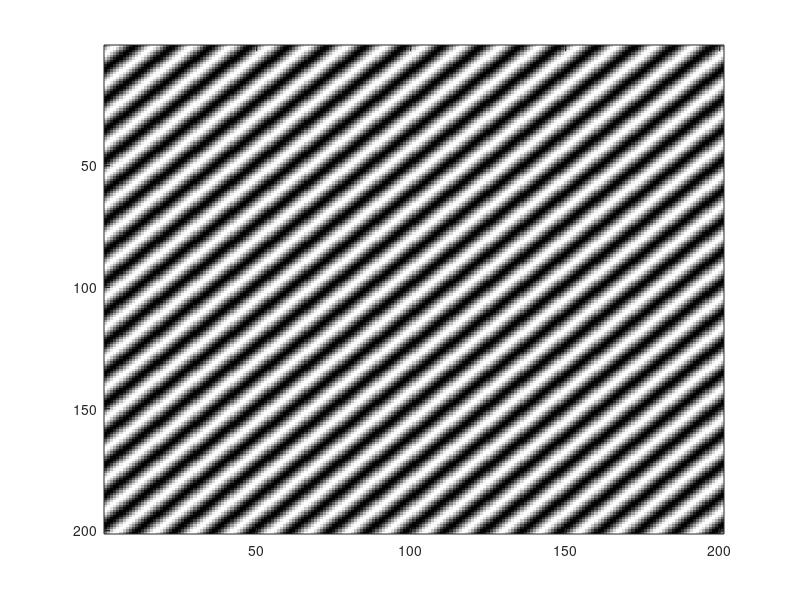
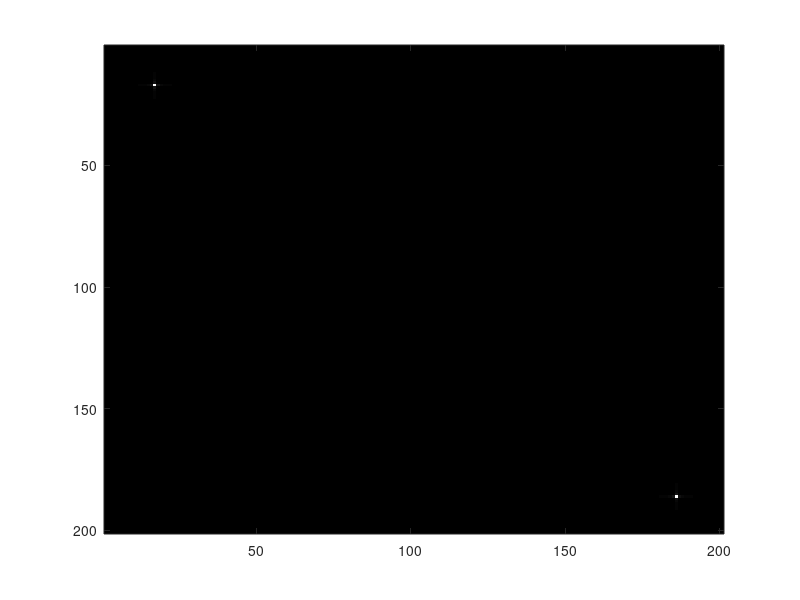
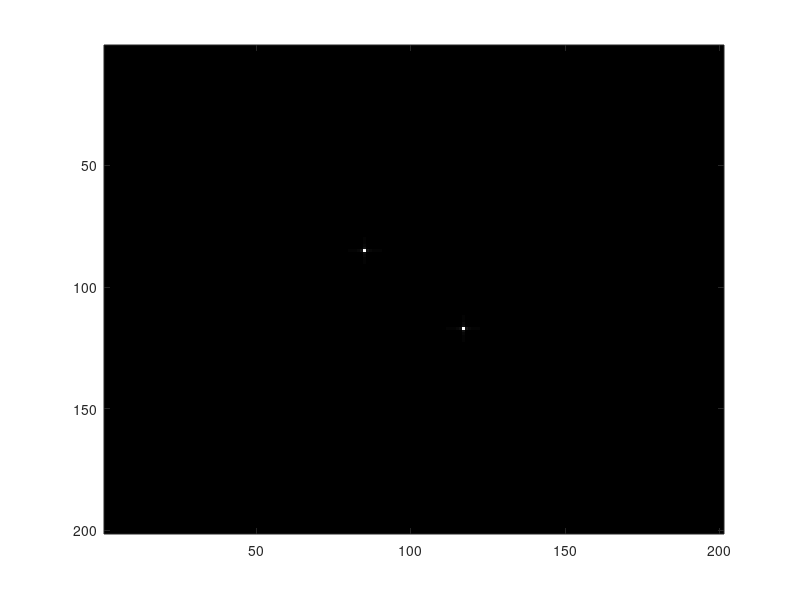
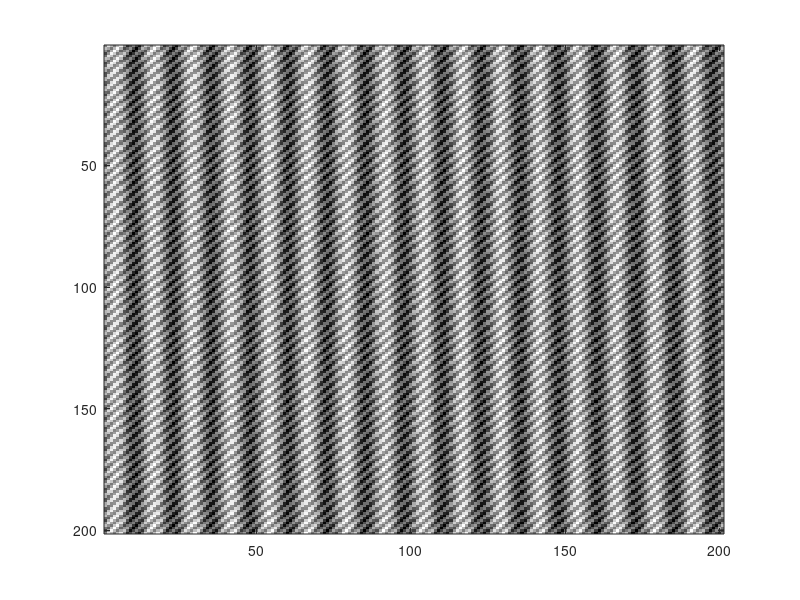

Write MATLAB code to recreate these figures, in order.
%% transp 23
close all;
Fs = 100;
[X,Y]=meshgrid(-1:1/Fs:1,-1:1/Fs:1);
A = 1;
Fr1=8;
Fr2=8;
Z=A*sin(2*pi*Fr1*X+2*pi*Fr2*Y);
figure, imagesc(Z), colormap gray;
T=fft2(Z);
figure, imagesc(abs(T)), colormap gray;
J=fftshift(T);
figure, imagesc(abs(J)), colormap gray;

%% transp 25
close all;
Fs = 100;
[X,Y]=meshgrid(-1:1/Fs:1,-1:1/Fs:1);
Fr1=25;
Fr2=12;
Z1=sin(2*pi*Fr1*X+4*pi*Fr2*Y);
Fr1=8;
Fr2=0;
Z2=sin(2*pi*Fr1*X+4*pi*Fr2*Y);
Z = Z1 + Z2;
figure, imagesc(Z), colormap gray;
T=fft2(Z);
figure, imagesc(abs(T)), colormap gray;
J=fftshift(T);
figure, imagesc(abs(J)), colormap gray;
[x,y] = ginput(1);
x = round(x); y =round(y);
J_new=J;
J(y-10:y+10,x-10:x+10)=0;
J(size(J,1)-(y+10):size(J,1)-(y-10),size(J,2)-(x+10):size(J,2)-(x-10))=0;
T_new = ifftshift(J);
Z_new = real(ifft2(T_new));
figure,imagesc(Z_new),colormap gray;
caxis([-1 1])






